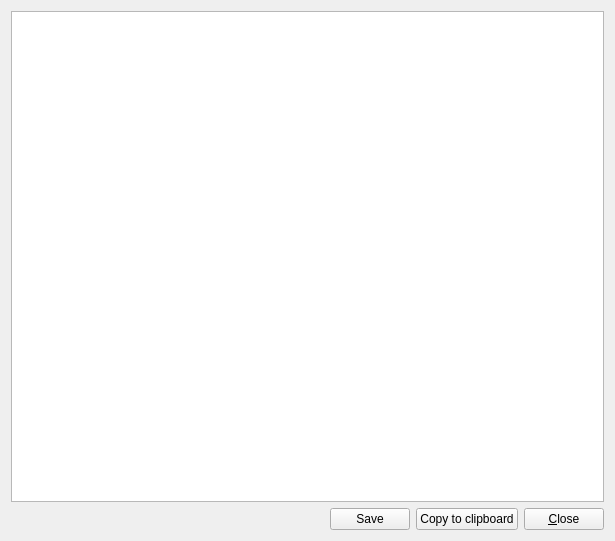
<?xml version="1.0" encoding="UTF-8"?>
<ui version="4.0">
 <class>Gui::THelpWindow</class>
 <widget class="QWidget" name="Gui::THelpWindow">
  <property name="geometry">
   <rect>
    <x>0</x>
    <y>0</y>
    <width>615</width>
    <height>541</height>
   </rect>
  </property>
  <property name="windowTitle">
   <string notr="true">Log Window</string>
  </property>
  <layout class="QVBoxLayout">
   <property name="spacing">
    <number>6</number>
   </property>
   <property name="margin">
    <number>11</number>
   </property>
   <item>
    <widget class="QTextEdit" name="browser">
     <property name="readOnly">
      <bool>true</bool>
     </property>
    </widget>
   </item>
   <item>
    <layout class="QHBoxLayout">
     <property name="spacing">
      <number>6</number>
     </property>
     <property name="margin">
      <number>0</number>
     </property>
     <item>
      <spacer>
       <property name="orientation">
        <enum>Qt::Horizontal</enum>
       </property>
       <property name="sizeType">
        <enum>QSizePolicy::Expanding</enum>
       </property>
       <property name="sizeHint" stdset="0">
        <size>
         <width>191</width>
         <height>21</height>
        </size>
       </property>
      </spacer>
     </item>
     <item>
      <widget class="QPushButton" name="saveButton">
       <property name="toolTip">
        <string>Save</string>
       </property>
       <property name="text">
        <string>Save</string>
       </property>
      </widget>
     </item>
     <item>
      <widget class="QPushButton" name="copyButton">
       <property name="toolTip">
        <string>Copy to clipboard</string>
       </property>
       <property name="text">
        <string>Copy to clipboard</string>
       </property>
      </widget>
     </item>
     <item>
      <widget class="QPushButton" name="closeButton">
       <property name="toolTip">
        <string>Close</string>
       </property>
       <property name="text">
        <string>&amp;Close</string>
       </property>
      </widget>
     </item>
    </layout>
   </item>
  </layout>
 </widget>
 <layoutdefault spacing="6" margin="11"/>
 <resources/>
 <connections>
  <connection>
   <sender>closeButton</sender>
   <signal>clicked()</signal>
   <receiver>Gui::THelpWindow</receiver>
   <slot>close()</slot>
   <hints>
    <hint type="sourcelabel">
     <x>20</x>
     <y>20</y>
    </hint>
    <hint type="destinationlabel">
     <x>20</x>
     <y>20</y>
    </hint>
   </hints>
  </connection>
 </connections>
</ui>
